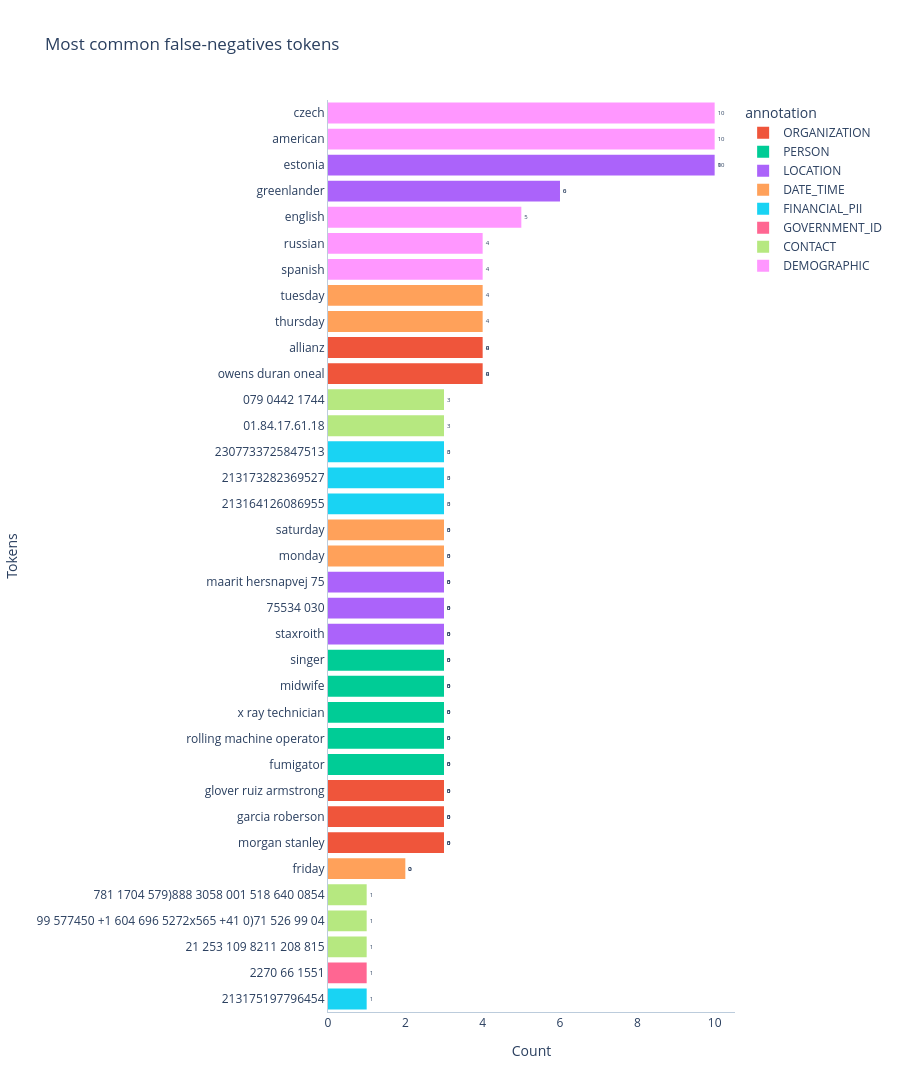
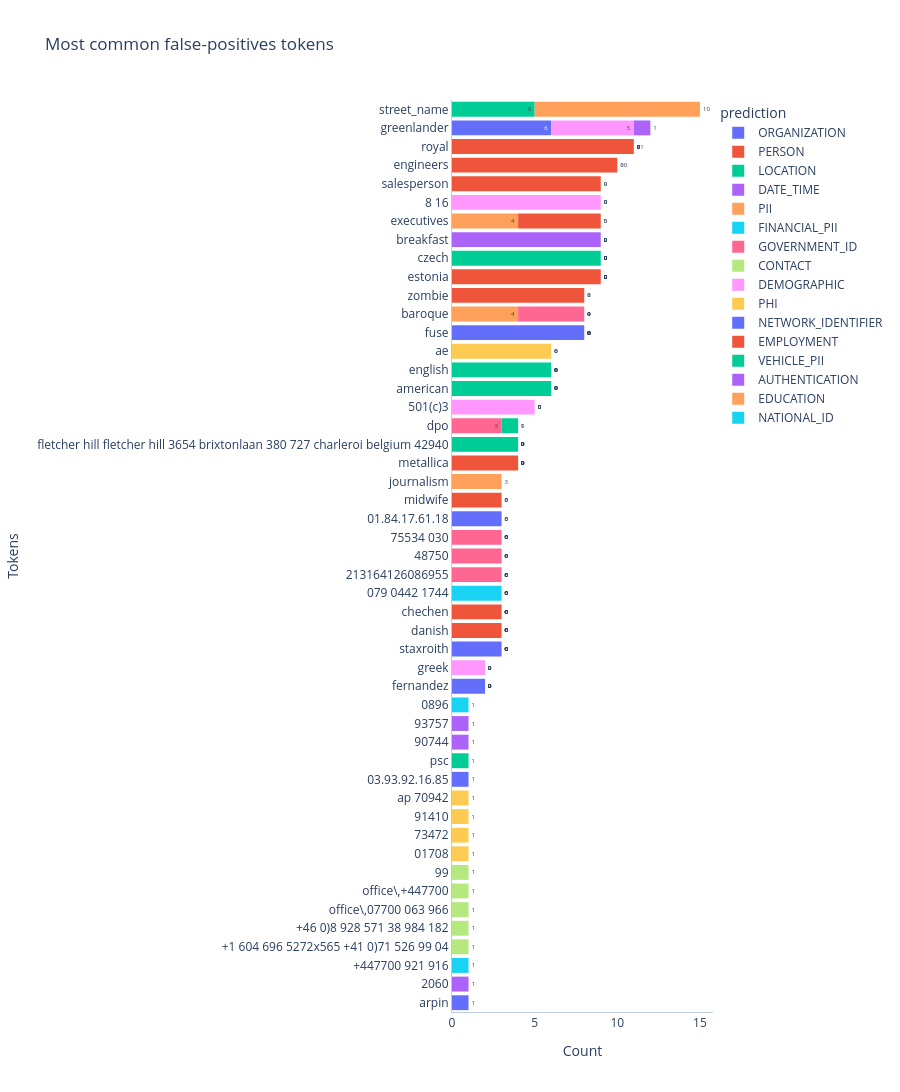

Notebook code cell kept with these figures, in order:
### Code cell
plotter.plot_most_common_tokens()

### Figure 1 — Plotly figure (JSON) as saved in the notebook; plotly's stock layout.template omitted (floating-point values rounded to 4 significant figures)
{"data": [{"bingroup": "y", "cliponaxis": true, "histfunc": "sum", "hovertemplate": "annotation=ORGANIZATION<br>sum of 0=%{x}<br>token=%{y}<extra></extra>", "legendgroup": "ORGANIZATION", "marker": {"color": "#EF553B", "pattern": {"shape": ""}}, "name": "ORGANIZATION", "orientation": "h", "showlegend": true, "textangle": 0, "textfont": {"size": 6}, "textposition": "outside", "texttemplate": "%{value}", "type": "histogram", "x": [4, 4, 3, 3, 3], "xaxis": "x", "y": ["owens duran oneal", "allianz", "morgan stanley", "garcia roberson", "glover ruiz armstrong"], "yaxis": "y"}, {"bingroup": "y", "cliponaxis": true, "histfunc": "sum", "hovertemplate": "annotation=PERSON<br>sum of 0=%{x}<br>token=%{y}<extra></extra>", "legendgroup": "PERSON", "marker": {"color": "#00cc96", "pattern": {"shape": ""}}, "name": "PERSON", "orientation": "h", "showlegend": true, "textangle": 0, "textfont": {"size": 6}, "textposition": "outside", "texttemplate": "%{value}", "type": "histogram", "x": [3, 3, 3, 3, 3], "xaxis": "x", "y": ["fumigator", "rolling machine operator", "x ray technician", "midwife", "singer"], "yaxis": "y"}, {"bingroup": "y", "cliponaxis": true, "histfunc": "sum", "hovertemplate": "annotation=LOCATION<br>sum of 0=%{x}<br>token=%{y}<extra></extra>", "legendgroup": "LOCATION", "marker": {"color": "#ab63fa", "pattern": {"shape": ""}}, "name": "LOCATION", "orientation": "h", "showlegend": true, "textangle": 0, "textfont": {"size": 6}, "textposition": "outside", "texttemplate": "%{value}", "type": "histogram", "x": [10, 6, 3, 3, 3], "xaxis": "x", "y": ["estonia", "greenlander", "staxroith", "75534 030", "maarit hersnapvej 75"], "yaxis": "y"}, {"bingroup": "y", "cliponaxis": true, "histfunc": "sum", "hovertemplate": "annotation=DATE_TIME<br>sum of 0=%{x}<br>token=%{y}<extra></extra>", "legendgroup": "DATE_TIME", "marker": {"color": "#FFA15A", "pattern": {"shape": ""}}, "name": "DATE_TIME", "orientation": "h", "showlegend": true, "textangle": 0, "textfont": {"size": 6}, "textposition": "outside", "texttemplate": "%{value}", "type": "histogram", "x": [4, 4, 3, 3, 2], "xaxis": "x", "y": ["thursday", "tuesday", "monday", "saturday", "friday"], "yaxis": "y"}, {"bingroup": "y", "cliponaxis": true, "histfunc": "sum", "hovertemplate": "annotation=FINANCIAL_PII<br>sum of 0=%{x}<br>token=%{y}<extra></extra>", "legendgroup": "FINANCIAL_PII", "marker": {"color": "#19d3f3", "pattern": {"shape": ""}}, "name": "FINANCIAL_PII", "orientation": "h", "showlegend": true, "textangle": 0, "textfont": {"size": 6}, "textposition": "outside", "texttemplate": "%{value}", "type": "histogram", "x": [3, 3, 3, 1], "xaxis": "x", "y": ["213164126086955", "213173282369527", "2307733725847513", "213175197796454"], "yaxis": "y"}, {"bingroup": "y", "cliponaxis": true, "histfunc": "sum", "hovertemplate": "annotation=GOVERNMENT_ID<br>sum of 0=%{x}<br>token=%{y}<extra></extra>", "legendgroup": "GOVERNMENT_ID", "marker": {"color": "#FF6692", "pattern": {"shape": ""}}, "name": "GOVERNMENT_ID", "orientation": "h", "showlegend": true, "textangle": 0, "textfont": {"size": 6}, "textposition": "outside", "texttemplate": "%{value}", "type": "histogram", "x": [1], "xaxis": "x", "y": ["2270 66 1551"], "yaxis": "y"}, {"bingroup": "y", "cliponaxis": true, "histfunc": "sum", "hovertemplate": "annotation=CONTACT<br>sum of 0=%{x}<br>token=%{y}<extra></extra>", "legendgroup": "CONTACT", "marker": {"color": "#B6E880", "pattern": {"shape": ""}}, "name": "CONTACT", "orientation": "h", "showlegend": true, "textangle": 0, "textfont": {"size": 6}, "textposition": "outside", "texttemplate": "%{value}", "type": "histogram", "x": [3, 3, 1, 1, 1], "xaxis": "x", "y": ["01.84.17.61.18", "079 0442 1744", "21 253 109 8211 208 815", "99 577450 +1 604 696 5272x565 +41 0)71 526 99 04", "781 1704 579)888 3058 001 518 640 0854"], "yaxis": "y"}, {"bingroup": "y", "cliponaxis": true, "histfunc": "sum", "hovertemplate": "annotation=DEMOGRAPHIC<br>sum of 0=%{x}<br>token=%{y}<extra></extra>", "legendgroup": "DEMOGRAPHIC", "marker": {"color": "#FF97FF", "pattern": {"shape": ""}}, "name": "DEMOGRAPHIC", "orientation": "h", "showlegend": true, "textangle": 0, "textfont": {"size": 6}, "textposition": "outside", "texttemplate": "%{value}", "type": "histogram", "x": [10, 10, 5, 4, 4], "xaxis": "x", "y": ["american", "czech", "english", "spanish", "russian"], "yaxis": "y"}], "layout": {"barmode": "relative", "height": 2820, "legend": {"title": {"text": "annotation"}, "tracegroupgap": 0}, "plot_bgcolor": "#FFF", "title": {"text": "Most common false-negatives tokens"}, "xaxis": {"anchor": "y", "domain": [0, 1], "linecolor": "#BCCCDC", "showgrid": false, "title": {"text": "Count"}}, "yaxis": {"anchor": "x", "categoryorder": "total ascending", "domain": [0, 1], "linecolor": "#BCCCDC", "showgrid": false, "title": {"text": "Tokens"}}}}

### Figure 2 — Plotly figure (JSON) as saved in the notebook; plotly's stock layout.template omitted (floating-point values rounded to 4 significant figures)
{"data": [{"bingroup": "y", "cliponaxis": true, "histfunc": "sum", "hovertemplate": "prediction=ORGANIZATION<br>sum of 0=%{x}<br>token=%{y}<extra></extra>", "legendgroup": "ORGANIZATION", "marker": {"color": "#636efa", "pattern": {"shape": ""}}, "name": "ORGANIZATION", "orientation": "h", "showlegend": true, "textangle": 0, "textfont": {"size": 6}, "textposition": "outside", "texttemplate": "%{value}", "type": "histogram", "x": [8, 6, 3, 2, 1], "xaxis": "x", "y": ["fuse", "greenlander", "staxroith", "fernandez", "arpin"], "yaxis": "y"}, {"bingroup": "y", "cliponaxis": true, "histfunc": "sum", "hovertemplate": "prediction=PERSON<br>sum of 0=%{x}<br>token=%{y}<extra></extra>", "legendgroup": "PERSON", "marker": {"color": "#EF553B", "pattern": {"shape": ""}}, "name": "PERSON", "orientation": "h", "showlegend": true, "textangle": 0, "textfont": {"size": 6}, "textposition": "outside", "texttemplate": "%{value}", "type": "histogram", "x": [11, 9, 4, 3, 3], "xaxis": "x", "y": ["royal", "estonia", "metallica", "danish", "chechen"], "yaxis": "y"}, {"bingroup": "y", "cliponaxis": true, "histfunc": "sum", "hovertemplate": "prediction=LOCATION<br>sum of 0=%{x}<br>token=%{y}<extra></extra>", "legendgroup": "LOCATION", "marker": {"color": "#00cc96", "pattern": {"shape": ""}}, "name": "LOCATION", "orientation": "h", "showlegend": true, "textangle": 0, "textfont": {"size": 6}, "textposition": "outside", "texttemplate": "%{value}", "type": "histogram", "x": [9, 6, 6, 5, 4], "xaxis": "x", "y": ["czech", "american", "english", "street_name", "fletcher hill fletcher hill 3654 brixtonlaan 380 727 charleroi belgium 42940"], "yaxis": "y"}, {"bingroup": "y", "cliponaxis": true, "histfunc": "sum", "hovertemplate": "prediction=DATE_TIME<br>sum of 0=%{x}<br>token=%{y}<extra></extra>", "legendgroup": "DATE_TIME", "marker": {"color": "#ab63fa", "pattern": {"shape": ""}}, "name": "DATE_TIME", "orientation": "h", "showlegend": true, "textangle": 0, "textfont": {"size": 6}, "textposition": "outside", "texttemplate": "%{value}", "type": "histogram", "x": [9, 1], "xaxis": "x", "y": ["breakfast", "2060"], "yaxis": "y"}, {"bingroup": "y", "cliponaxis": true, "histfunc": "sum", "hovertemplate": "prediction=PII<br>sum of 0=%{x}<br>token=%{y}<extra></extra>", "legendgroup": "PII", "marker": {"color": "#FFA15A", "pattern": {"shape": ""}}, "name": "PII", "orientation": "h", "showlegend": true, "textangle": 0, "textfont": {"size": 6}, "textposition": "outside", "texttemplate": "%{value}", "type": "histogram", "x": [5, 2, 2, 5, 2, 2], "xaxis": "x", "y": ["street_name", "baroque", "executives", "street_name", "baroque", "executives"], "yaxis": "y"}, {"bingroup": "y", "cliponaxis": true, "histfunc": "sum", "hovertemplate": "prediction=FINANCIAL_PII<br>sum of 0=%{x}<br>token=%{y}<extra></extra>", "legendgroup": "FINANCIAL_PII", "marker": {"color": "#19d3f3", "pattern": {"shape": ""}}, "name": "FINANCIAL_PII", "orientation": "h", "showlegend": true, "textangle": 0, "textfont": {"size": 6}, "textposition": "outside", "texttemplate": "%{value}", "type": "histogram", "x": [3, 1], "xaxis": "x", "y": ["079 0442 1744", "+447700 921 916"], "yaxis": "y"}, {"bingroup": "y", "cliponaxis": true, "histfunc": "sum", "hovertemplate": "prediction=GOVERNMENT_ID<br>sum of 0=%{x}<br>token=%{y}<extra></extra>", "legendgroup": "GOVERNMENT_ID", "marker": {"color": "#FF6692", "pattern": {"shape": ""}}, "name": "GOVERNMENT_ID", "orientation": "h", "showlegend": true, "textangle": 0, "textfont": {"size": 6}, "textposition": "outside", "texttemplate": "%{value}", "type": "histogram", "x": [4, 3, 3, 3, 3], "xaxis": "x", "y": ["baroque", "dpo", "213164126086955", "48750", "75534 030"], "yaxis": "y"}, {"bingroup": "y", "cliponaxis": true, "histfunc": "sum", "hovertemplate": "prediction=CONTACT<br>sum of 0=%{x}<br>token=%{y}<extra></extra>", "legendgroup": "CONTACT", "marker": {"color": "#B6E880", "pattern": {"shape": ""}}, "name": "CONTACT", "orientation": "h", "showlegend": true, "textangle": 0, "textfont": {"size": 6}, "textposition": "outside", "texttemplate": "%{value}", "type": "histogram", "x": [1, 1, 1, 1, 1], "xaxis": "x", "y": ["+1 604 696 5272x565 +41 0)71 526 99 04", "+46 0)8 928 571 38 984 182", "office\\,07700 063 966", "office\\,+447700", "99"], "yaxis": "y"}, {"bingroup": "y", "cliponaxis": true, "histfunc": "sum", "hovertemplate": "prediction=DEMOGRAPHIC<br>sum of 0=%{x}<br>token=%{y}<extra></extra>", "legendgroup": "DEMOGRAPHIC", "marker": {"color": "#FF97FF", "pattern": {"shape": ""}}, "name": "DEMOGRAPHIC", "orientation": "h", "showlegend": true, "textangle": 0, "textfont": {"size": 6}, "textposition": "outside", "texttemplate": "%{value}", "type": "histogram", "x": [9, 5, 5, 2], "xaxis": "x", "y": ["8 16", "501(c)3", "greenlander", "greek"], "yaxis": "y"}, {"bingroup": "y", "cliponaxis": true, "histfunc": "sum", "hovertemplate": "prediction=PHI<br>sum of 0=%{x}<br>token=%{y}<extra></extra>", "legendgroup": "PHI", "marker": {"color": "#FECB52", "pattern": {"shape": ""}}, "name": "PHI", "orientation": "h", "showlegend": true, "textangle": 0, "textfont": {"size": 6}, "textposition": "outside", "texttemplate": "%{value}", "type": "histogram", "x": [3, 3, 1, 1, 1, 1], "xaxis": "x", "y": ["ae", "ae", "01708", "73472", "91410", "ap 70942"], "yaxis": "y"}, {"bingroup": "y", "cliponaxis": true, "histfunc": "sum", "hovertemplate": "prediction=NETWORK_IDENTIFIER<br>sum of 0=%{x}<br>token=%{y}<extra></extra>", "legendgroup": "NETWORK_IDENTIFIER", "marker": {"color": "#636efa", "pattern": {"shape": ""}}, "name": "NETWORK_IDENTIFIER", "orientation": "h", "showlegend": true, "textangle": 0, "textfont": {"size": 6}, "textposition": "outside", "texttemplate": "%{value}", "type": "histogram", "x": [3, 1], "xaxis": "x", "y": ["01.84.17.61.18", "03.93.92.16.85"], "yaxis": "y"}, {"bingroup": "y", "cliponaxis": true, "histfunc": "sum", "hovertemplate": "prediction=EMPLOYMENT<br>sum of 0=%{x}<br>token=%{y}<extra></extra>", "legendgroup": "EMPLOYMENT", "marker": {"color": "#EF553B", "pattern": {"shape": ""}}, "name": "EMPLOYMENT", "orientation": "h", "showlegend": true, "textangle": 0, "textfont": {"size": 6}, "textposition": "outside", "texttemplate": "%{value}", "type": "histogram", "x": [10, 9, 8, 5, 3], "xaxis": "x", "y": ["engineers", "salesperson", "zombie", "executives", "midwife"], "yaxis": "y"}, {"bingroup": "y", "cliponaxis": true, "histfunc": "sum", "hovertemplate": "prediction=VEHICLE_PII<br>sum of 0=%{x}<br>token=%{y}<extra></extra>", "legendgroup": "VEHICLE_PII", "marker": {"color": "#00cc96", "pattern": {"shape": ""}}, "name": "VEHICLE_PII", "orientation": "h", "showlegend": true, "textangle": 0, "textfont": {"size": 6}, "textposition": "outside", "texttemplate": "%{value}", "type": "histogram", "x": [1, 1], "xaxis": "x", "y": ["dpo", "psc"], "yaxis": "y"}, {"bingroup": "y", "cliponaxis": true, "histfunc": "sum", "hovertemplate": "prediction=AUTHENTICATION<br>sum of 0=%{x}<br>token=%{y}<extra></extra>", "legendgroup": "AUTHENTICATION", "marker": {"color": "#ab63fa", "pattern": {"shape": ""}}, "name": "AUTHENTICATION", "orientation": "h", "showlegend": true, "textangle": 0, "textfont": {"size": 6}, "textposition": "outside", "texttemplate": "%{value}", "type": "histogram", "x": [1, 1, 1], "xaxis": "x", "y": ["90744", "93757", "greenlander"], "yaxis": "y"}, {"bingroup": "y", "cliponaxis": true, "histfunc": "sum", "hovertemplate": "prediction=EDUCATION<br>sum of 0=%{x}<br>token=%{y}<extra></extra>", "legendgroup": "EDUCATION", "marker": {"color": "#FFA15A", "pattern": {"shape": ""}}, "name": "EDUCATION", "orientation": "h", "showlegend": true, "textangle": 0, "textfont": {"size": 6}, "textposition": "outside", "texttemplate": "%{value}", "type": "histogram", "x": [3], "xaxis": "x", "y": ["journalism"], "yaxis": "y"}, {"bingroup": "y", "cliponaxis": true, "histfunc": "sum", "hovertemplate": "prediction=NATIONAL_ID<br>sum of 0=%{x}<br>token=%{y}<extra></extra>", "legendgroup": "NATIONAL_ID", "marker": {"color": "#19d3f3", "pattern": {"shape": ""}}, "name": "NATIONAL_ID", "orientation": "h", "showlegend": true, "textangle": 0, "textfont": {"size": 6}, "textposition": "outside", "texttemplate": "%{value}", "type": "histogram", "x": [1], "xaxis": "x", "y": ["0896"], "yaxis": "y"}], "layout": {"barmode": "relative", "height": 1770, "legend": {"title": {"text": "prediction"}, "tracegroupgap": 0}, "plot_bgcolor": "#FFF", "title": {"text": "Most common false-positives tokens"}, "xaxis": {"anchor": "y", "domain": [0, 1], "linecolor": "#BCCCDC", "showgrid": false, "title": {"text": "Count"}}, "yaxis": {"anchor": "x", "categoryorder": "total ascending", "domain": [0, 1], "linecolor": "#BCCCDC", "showgrid": false, "title": {"text": "Tokens"}}}}
